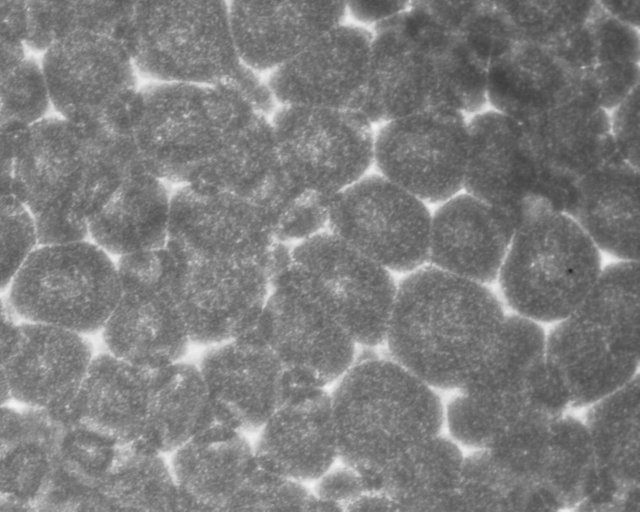
#> input picture gitassets/frame1.png, 1280 x 1024 px, found by its file name (shown at 1/2 size)
$ jupyter execute --allow-errors pipeline_watershed.ipynb
#> lines starting #> are read from the running program, lines starting #| are printed output that depends on the picture; after the words box and inside, x2 and y2 are one past the last pixel; in counts of white or black regions, pixels touching at a corner belong together
### pipelines/augmented_watershed.py
import cv2 as cv
import matplotlib as mpl
import matplotlib.pyplot as plt
import numpy as np
import os
# from mpl_toolkits import mplot3d

purples = ["#0a0612", "#392249", "#482980", "#673ab7",
           "#7a52aa", "#9779bd", "#b59fd0", "#d3c5e3"]

def getbackgroundareas(image):
    # takes in a monochrome, binary image matrix
    # generates a list of black areas in an image:
    areas = []
    area_locations = []
    visited = np.zeros(np.shape(image), dtype=bool)
    for row in range(np.shape(image)[0]):
        for col in range(np.shape(image)[1]):
            if visited[row][col] == False:
                area_coords = expandarea((row, col), image, visited)
                if area_coords != []:
                    area_locations.append(area_coords)
                    areas.append(len(area_coords))
    return areas, area_locations

def expandarea(coord, image, visited):
    if coord[0] < 0 or coord[0] >= np.shape(image)[0]:
        return []
    if coord[1] < 0 or coord[1] >= np.shape(image)[1]:
        return []
    if visited[coord[0]][coord[1]] == False:
        visited[coord[0]][coord[1]] = True
        current_pixel = image[coord[0]][coord[1]]
        if current_pixel == 0:
            return [coord] \
                + expandarea((coord[0]+1, coord[1]), image, visited) \
                    + expandarea((coord[0]-1, coord[1]), image, visited) \
                        + expandarea((coord[0], coord[1]+1), image, visited) \
                            + expandarea((coord[0], coord[1]-1), image, visited)
        else:
            return []
    else:
        return []

# [10 lines left out: function colorareas, not called in this run]

def purgesmallareas(image, thresh):
    # takes in a monochrome, thresholded image
    final_image = np.copy(image)
    areas, area_locations = getbackgroundareas(image)
    for i in range(len(areas)):
        area = areas[i]
        if area < thresh:
            for coord in area_locations[i]:
                final_image[coord[0]][coord[1]] = 255
    return final_image

# [64 lines left out: functions invert, borderirregularity, irregularityplot, not called in this run]

### pipelines/pipeline_watershed.ipynb
# Constructing a Segmentation Pipeline (with the Watershed Algorithm)
1. Preprocessing
    - denoising with blur
    - thresholding
    - custom area-based denoising
2. Applying Final Watershed
3. Particle Ananlysis

[cell 1]
import cv2 as cv
import matplotlib as mpl
import matplotlib.pyplot as plt
import numpy as np
import os

[cell 2]
from augmented_watershed import *

[cell 3]
purples = ["#0a0612", "#392249", "#482980", "#673ab7",
           "#7a52aa", "#9779bd", "#b59fd0", "#d3c5e3"]

Importing Image:

[cell 4]
source_dir = "/Users/johnmays/Documents/Wirth Lab/convection-cell-research/data/LCB6mil90deg0_frames"
os.chdir(source_dir)
frame1 = cv.imread('frame1.png')
#> frame1 is the input picture: shape (1024, 1280, 3); min 34, max 243, mean 124.7
height, width, depth = np.shape(frame1)
#> height = 1024; width = 1280; depth = 3
frame1_downsized = cv.resize(frame1, (int(width/2), int(height/2)), cv.INTER_AREA) # downsize
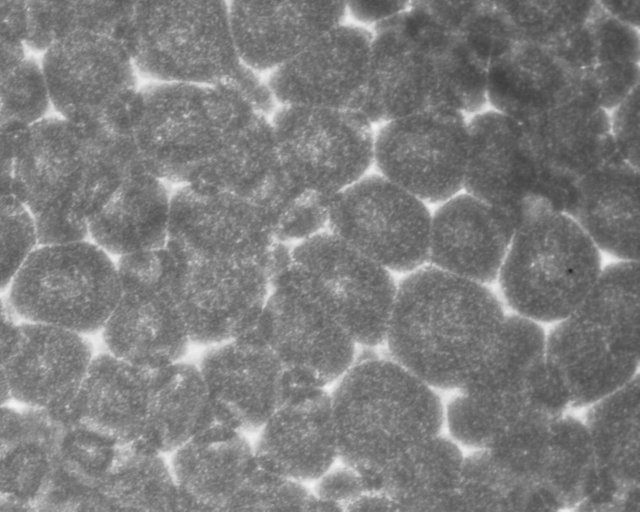
#> frame1_downsized: shape (512, 640, 3); min 35, max 243, mean 124.9
frame1_downsized_gray = cv.cvtColor(frame1_downsized,cv.COLOR_BGR2GRAY) # taking one channel

[cell 5]
plt.imshow(frame1_downsized_gray, cmap='Greys_r', vmin=0, vmax=255)
plt.colorbar();
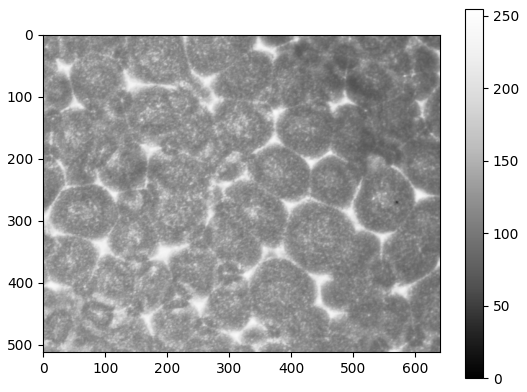
#> figure drawn by matplotlib, 2 panels

### 1. Preprocessing
Small Blur:

[cell 6]
frame1_blurred = cv.medianBlur(frame1_downsized_gray, 5)

Thresholding:

[cell 7]
ret, frame1_thresh = cv.threshold(frame1_blurred,0,255,cv.THRESH_BINARY_INV+cv.THRESH_OTSU)
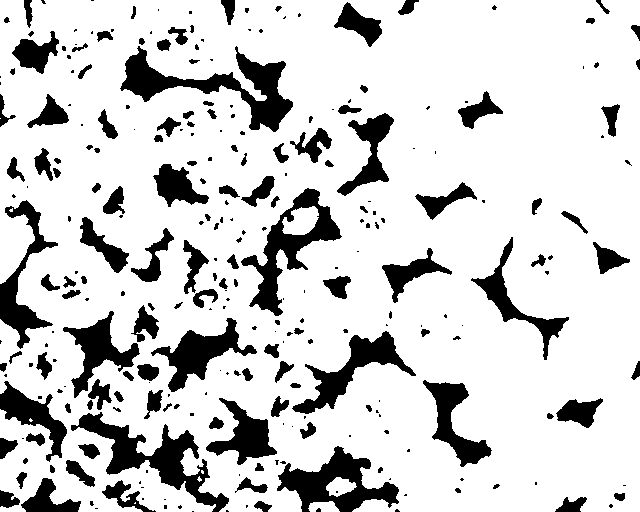
#> frame1_thresh: shape (512, 640); 81.7% white; 278 black regions (137 under 20 px), largest, box (x1, y1, x2, y2) and area: (120, 46, 293, 132) 4575, (71, 412, 229, 512) 4150, (241, 188, 342, 316) 3550
#> ret = 139
plt.imshow(frame1_thresh, cmap='Greys_r', vmin=0, vmax=255)
plt.colorbar();
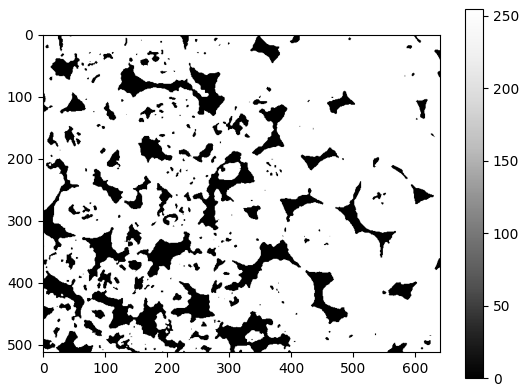
#> figure drawn by matplotlib, 2 panels

Area-Based Denoising:

#> (a cell that did not finish here is left out)

#> the loop in getbackgroundareas, `for row in range(np.shape(image)[0]):` made 47 passes

#> (a cell that did not finish here is left out)

Further De-Noising: two possible routes from here:
- situation-based de-noising (watershed distributions)
- shape-based (keep triangles and lines) (with filtering)

[cell 10]
def watershed(threshold_image, original_image):
    # takes thresholded image and performs watershed
    thresh = np.copy(threshold_image)
    kernel = np.ones((3,3),np.uint8)
    opening = cv.morphologyEx(thresh,cv.MORPH_OPEN,kernel, iterations = 2)
    sure_bg = cv.dilate(opening,kernel,iterations=3)
    dist_transform = cv.distanceTransform(opening,cv.DIST_L2,5)
    ret, sure_fg = cv.threshold(dist_transform,0.7*dist_transform.max(),255,0)
    sure_fg = np.uint8(sure_fg)
    unknown = cv.subtract(sure_bg,sure_fg)
    ret, markers = cv.connectedComponents(sure_fg)
    markers = markers+1
    markers[unknown==255] = 0
    markers = cv.watershed(original_image,markers)
    original_image[markers == -1] = [255,0,0]

#> (a cell that did not finish here is left out)

[cell 12]
plt.imshow(frame1_downsized, cmap='Greys_r', vmin=0, vmax=255)
plt.colorbar();
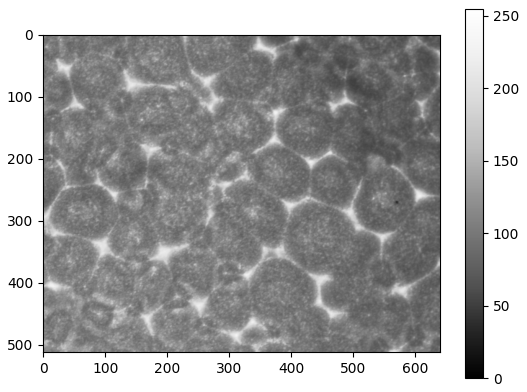
#> figure drawn by matplotlib, 2 panels
